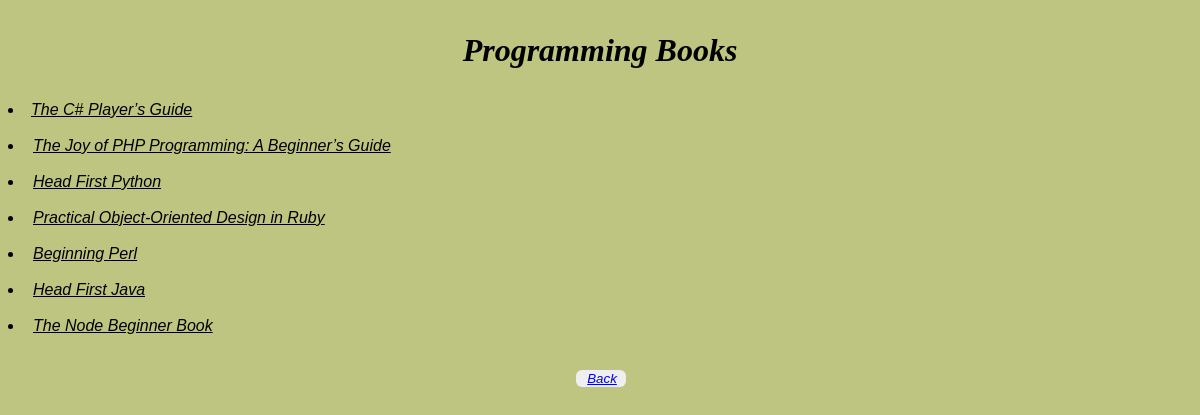
The app's page /view_list/ with its own data.
### books/models.py (models this page shows, shortened)
class Book(models.Model):
	book_title = models.CharField(max_length=100)
	book_author = models.CharField(max_length=50)
	book_description=models.TextField()
	book_image = models.ImageField(default="images/coming_soon.jpg", upload_to='images/')
	def go_to_link_view(self):
		return f"/view/{self.id}"

### books/views.py (the view)
# urls.py: path('view_list/', view_list_view),
def view_list_view(request):
	queryset=Book.objects.all()
	context={
	'context_qs': queryset
	}
	return render(request, 'view_list_view.html', context)

### templates/view_list_view.html (shortened to what this page needs)
{% extends 'basic.html' %}
{% block content %}
{% for x in context_qs %}
<!DOCTYPE html>
<html>
<head>
</head>
<body>
<li> <a class="button" href="{{x.go_to_link_view}}">{{ x.book_title }} </li>
{% endfor %}
<p align="center">
<button class="button"><a href ='/'>Back</a></button>
</p>
{% endblock %}

### templates/basic.html (shortened to what this page needs)
<!DOCTYPE html>
<html>
<head>
</head>
<body style="background-color: #BDC581;">
<h1>
	<p align="center" style = "font-family:georgia;font-style:italic;">Programming Books</p>
</h1>
{% block content %}
{% endblock %}
</body>
</html>

### templates/view_list_view.html (style rules this page uses)
.button { border: none; font-family: "georgia",sans-serif; font-style:italic; border-radius: 6px; cursor: pointer; background-size: 10% margin: 1px; padding: 1px; width: 50px; border-radius: 6px; color: Black; background-size: 200%; }

### records on screen
Book: book_title "The C# Player’s Guide"
Book: book_title "The Joy of PHP Programming: A Beginner’s Guide"
Book: book_title "Head First Python"
Book: book_title "Practical Object-Oriented Design in Ruby"
Book: book_title "Beginning Perl"
Book: book_title "Head First Java"
Book: book_title "The Node Beginner Book"
